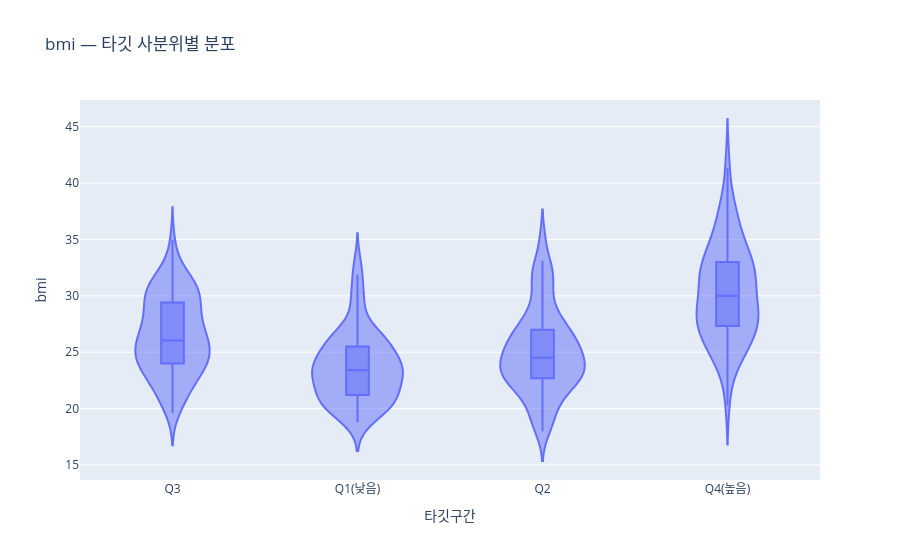
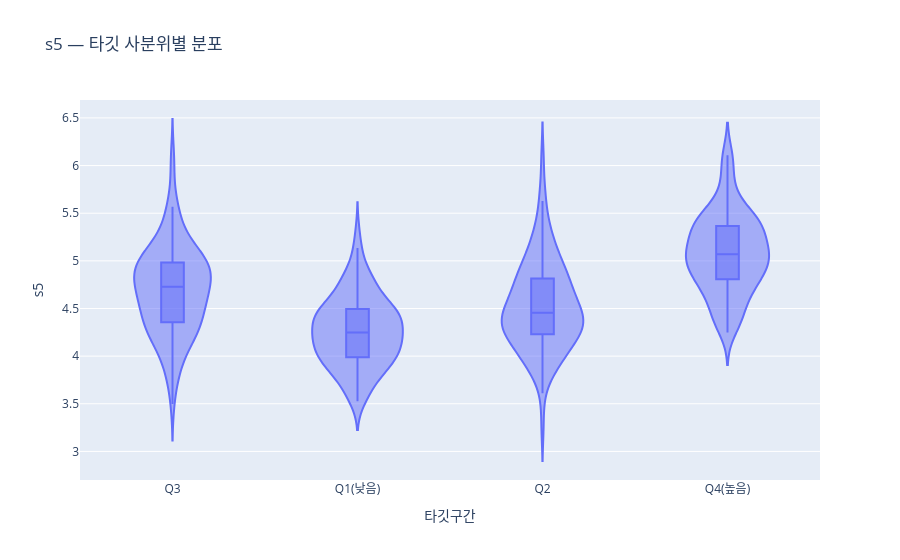
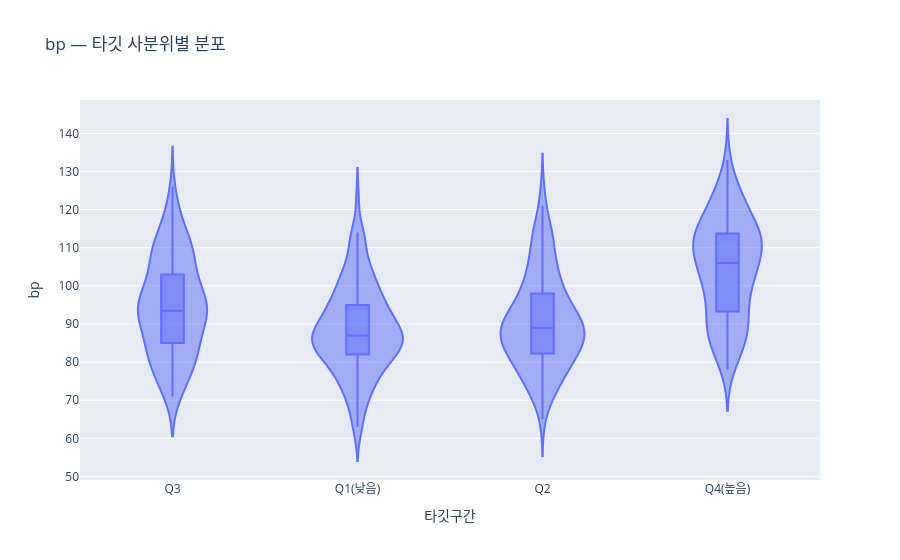

The notebook cell these images were saved under, in order:
### Markdown cell above
### 2.3 타깃 구간별 피처 분포

타깃을 사분위로 나눠 피처가 구간별로 어떻게 달라지는지 확인.

### Code cell
# [TODO 5] 타깃 사분위 구간별 핵심 피처 분포
dfq = df.copy()
dfq["타깃구간"] = pd.qcut(dfq["target"], 4, labels=["Q1(낮음)", "Q2", "Q3", "Q4(높음)"])              # target 을 4분위로 나눠 구간 라벨 부여
for f in ["bmi", "s5", "bp", "s3"]:
    px.violin(dfq, x="타깃구간", y=f, box=True, points=False,
              title=f"{f} — 타깃 사분위별 분포").show()                   # 각 피처가 타깃 구간별로 어떻게 달라지는지 바이올린으로

### Figure 1 — Plotly figure (JSON) as saved in the notebook; plotly's stock layout.template omitted (floating-point values rounded to 4 significant figures; data arrays with more than 128 entries replaced by an {"elided": "..."} marker saying what was removed)
{"data": [{"alignmentgroup": "True", "box": {"visible": true}, "hovertemplate": "타깃구간=%{x}<br>bmi=%{y}<extra></extra>", "legendgroup": "", "marker": {"color": "#636efa"}, "name": "", "offsetgroup": "", "orientation": "v", "points": false, "scalegroup": "True", "showlegend": false, "type": "violin", "x": {"elided": "442 str values"}, "x0": " ", "xaxis": "x", "y": {"elided": "442 float values"}, "y0": " ", "yaxis": "y"}], "layout": {"legend": {"tracegroupgap": 0}, "title": {"text": "bmi — 타깃 사분위별 분포"}, "violinmode": "group", "xaxis": {"anchor": "y", "domain": [0, 1], "title": {"text": "타깃구간"}}, "yaxis": {"anchor": "x", "domain": [0, 1], "title": {"text": "bmi"}}}}

### Figure 2 — Plotly figure (JSON) as saved in the notebook; plotly's stock layout.template omitted (floating-point values rounded to 4 significant figures; data arrays with more than 128 entries replaced by an {"elided": "..."} marker saying what was removed)
{"data": [{"alignmentgroup": "True", "box": {"visible": true}, "hovertemplate": "타깃구간=%{x}<br>s5=%{y}<extra></extra>", "legendgroup": "", "marker": {"color": "#636efa"}, "name": "", "offsetgroup": "", "orientation": "v", "points": false, "scalegroup": "True", "showlegend": false, "type": "violin", "x": {"elided": "442 str values"}, "x0": " ", "xaxis": "x", "y": {"elided": "442 float values"}, "y0": " ", "yaxis": "y"}], "layout": {"legend": {"tracegroupgap": 0}, "title": {"text": "s5 — 타깃 사분위별 분포"}, "violinmode": "group", "xaxis": {"anchor": "y", "domain": [0, 1], "title": {"text": "타깃구간"}}, "yaxis": {"anchor": "x", "domain": [0, 1], "title": {"text": "s5"}}}}

### Figure 3 — Plotly figure (JSON) as saved in the notebook; plotly's stock layout.template omitted (floating-point values rounded to 4 significant figures; data arrays with more than 128 entries replaced by an {"elided": "..."} marker saying what was removed)
{"data": [{"alignmentgroup": "True", "box": {"visible": true}, "hovertemplate": "타깃구간=%{x}<br>bp=%{y}<extra></extra>", "legendgroup": "", "marker": {"color": "#636efa"}, "name": "", "offsetgroup": "", "orientation": "v", "points": false, "scalegroup": "True", "showlegend": false, "type": "violin", "x": {"elided": "442 str values"}, "x0": " ", "xaxis": "x", "y": {"elided": "442 float values"}, "y0": " ", "yaxis": "y"}], "layout": {"legend": {"tracegroupgap": 0}, "title": {"text": "bp — 타깃 사분위별 분포"}, "violinmode": "group", "xaxis": {"anchor": "y", "domain": [0, 1], "title": {"text": "타깃구간"}}, "yaxis": {"anchor": "x", "domain": [0, 1], "title": {"text": "bp"}}}}
